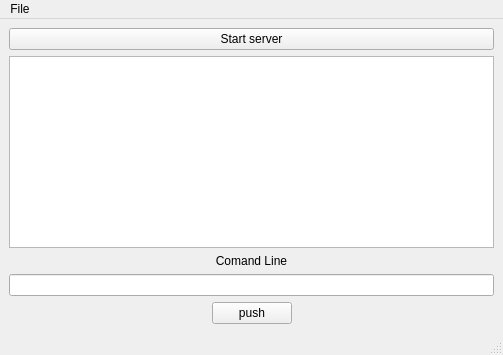
<?xml version="1.0" encoding="UTF-8"?>
<ui version="4.0">
 <class>MainWindow</class>
 <widget class="QMainWindow" name="MainWindow">
  <property name="geometry">
   <rect>
    <x>0</x>
    <y>0</y>
    <width>503</width>
    <height>355</height>
   </rect>
  </property>
  <property name="windowTitle">
   <string>MainWindow</string>
  </property>
  <widget class="QWidget" name="centralwidget">
   <layout class="QGridLayout" name="gridLayout">
    <item row="2" column="0">
     <widget class="QLabel" name="label">
      <property name="text">
       <string>&lt;html&gt;&lt;head/&gt;&lt;body&gt;&lt;p align=&quot;center&quot;&gt;Comand Line&lt;/p&gt;&lt;/body&gt;&lt;/html&gt;</string>
      </property>
     </widget>
    </item>
    <item row="4" column="0">
     <layout class="QHBoxLayout" name="horizontalLayout">
      <item>
       <spacer name="horizontalSpacer_2">
        <property name="orientation">
         <enum>Qt::Horizontal</enum>
        </property>
        <property name="sizeHint" stdset="0">
         <size>
          <width>40</width>
          <height>20</height>
         </size>
        </property>
       </spacer>
      </item>
      <item>
       <widget class="QPushButton" name="pushButton">
        <property name="text">
         <string>push</string>
        </property>
       </widget>
      </item>
      <item>
       <spacer name="horizontalSpacer">
        <property name="orientation">
         <enum>Qt::Horizontal</enum>
        </property>
        <property name="sizeHint" stdset="0">
         <size>
          <width>40</width>
          <height>20</height>
         </size>
        </property>
       </spacer>
      </item>
     </layout>
    </item>
    <item row="3" column="0">
     <widget class="QLineEdit" name="lineEdit"/>
    </item>
    <item row="0" column="0">
     <widget class="QPushButton" name="pbStartServer">
      <property name="text">
       <string>Start server</string>
      </property>
     </widget>
    </item>
    <item row="1" column="0">
     <widget class="QTextBrowser" name="teStatus"/>
    </item>
   </layout>
  </widget>
  <widget class="QMenuBar" name="menubar">
   <property name="geometry">
    <rect>
     <x>0</x>
     <y>0</y>
     <width>503</width>
     <height>20</height>
    </rect>
   </property>
   <widget class="QMenu" name="menuFile">
    <property name="title">
     <string>File</string>
    </property>
    <addaction name="actionNew_connect"/>
    <addaction name="actionExit"/>
   </widget>
   <addaction name="menuFile"/>
  </widget>
  <widget class="QStatusBar" name="statusbar"/>
  <action name="actionNew_connect">
   <property name="text">
    <string>New connect</string>
   </property>
  </action>
  <action name="actionExit">
   <property name="text">
    <string>Exit</string>
   </property>
  </action>
 </widget>
 <resources/>
 <connections/>
</ui>
